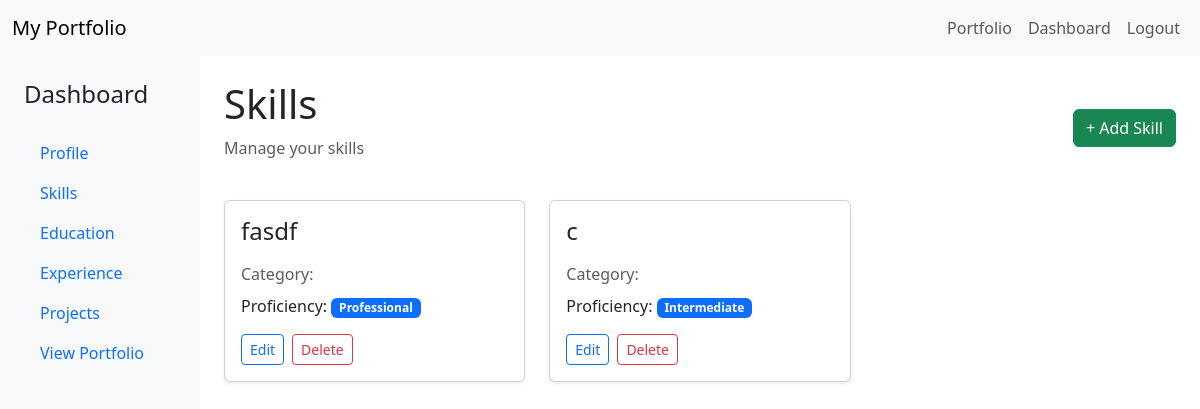
Screenshot of /portfolio/dashboard/skills/ (signed in) with the database file from the repository.
### Portpolio/models.py (models this page shows, shortened)
class Skills(models.Model):
    class Level(models.TextChoices):
        BEGINNER = "beginner", "Beginner"
        INTERMEDIATE = "intermediate", "Intermediate"
        PROFESSIONAL = "professional", "Professional"
    portfolio = models.ForeignKey(Portfolio, on_delete=models.CASCADE, related_name='skills')
    name = models.CharField(max_length=120)
    level=models.CharField(max_length=30, choices=Level.choices)

### Portpolio/views.py (the view)
# urls.py: path("dashboard/skills/", show_skills, name="skills"),
@login_required
def show_skills(request):
    skills = request.user.portfolio.skills.all()
    return render(request, "show_skill.html", { "skills": skills})

### Portpolio/templates/show_skill.html (shortened to what this page needs)
{% extends "dashboard.html" %}
{% block dashboard_content %}
<div class="d-flex justify-content-between align-items-center mb-4">
    <div>
        <h1>Skills</h1>
        <p class="text-muted">
            Manage your skills
        </p>
    </div>
    <a
        href="{% url 'add_skill' %}"
        class="btn btn-success"
    >
        + Add Skill
    </a>
</div>
<div class="row g-4">
    {% for skill in skills %}
    <div class="col-md-6 col-lg-4">
        <div class="card shadow-sm h-100">
    <div class="card-body">
        <h4 class="card-title mb-3">
            {{ skill.name }}
        </h4>
        <p class="text-muted mb-2">
            Category: {{ skill.category }}
        </p>
        <p class="mb-3">
            Proficiency:
            <span class="badge bg-primary">
                {{ skill.level|title }}
            </span>
        </p>
        <div class="d-flex gap-2">
            <a href="{% url 'edit_skill' skill.id %}" class="btn btn-outline-primary btn-sm">
                Edit
            </a>
            <form method="POST"
                action="{% url 'delete_skill' skill.id %}"class="d-inline">
                <button type="submit"
                        class="btn btn-outline-danger btn-sm">
                    Delete
                </button>
            </form>
        </div>
    </div>
</div>
    </div>
    {% empty %}
    <div class="alert alert-secondary">
        No skills added yet.
    </div>
    {% endfor %}
</div>
{% endblock dashboard_content %}

### rows the page displays
Skills: name "fasdf", level "Professional"
Skills: name "c", level "Intermediate"
